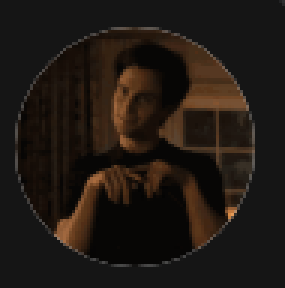
#> input picture players/alien.png, 95 x 96 px, given in place of 9players.png, which was not available (shown 3 times larger)
$ python utils.py
#> lines starting #> are read from the running program, lines starting #| are printed output that depends on the picture; after the words box and inside, x2 and y2 are one past the last pixel; in counts of white or black regions, pixels touching at a corner belong together; pictures that were not available may be replaced by others from this repository, and a replacement may not be noted
from PIL import Image
from collections import deque
from math import sqrt
import os

neighbor4 = [(-1, 0), (1, 0), (0, 1), (0, -1)]
IMAGE_MAX = 255
MAX_PLAYERS = 15

"""
Shifts all pixels in the image by offset (new = old + offset)
"""
def shift(image: Image.Image, offset: int = -1, cut_max = True):
    image = image.copy()
    for y in range(image.height):
        for x in range(image.width):
            image.putpixel((x, y), min(254 if cut_max else 255, max(0, image.getpixel((x, y)) + offset)))

    return image


"""
Fills all the pixels of color 'expected' (with a +- 'tolerance') with 'substitute' color, adds all filled pixels into 'background' list
"""
def flood_fill(image: Image.Image, x: int, y: int, expected: int, substitute: int, tolerance: int, background: list[tuple[int, int]]) -> Image.Image | None:
    image = image.copy()
    q = deque()

    if image.getpixel((x, y)) >= expected + tolerance or image.getpixel((x, y)) <= expected - tolerance:
        expected = image.getpixel((x, y))

    if expected <= substitute + tolerance and expected >= substitute - tolerance:
        return image

    q.append((x, y))
    background.append((x, y))
    image.putpixel((x, y), substitute)

    while len(q) > 0:
        (curr_x, curr_y) = q.pop()
        for (ix, iy) in neighbor4:
            if curr_x + ix < 0 or curr_x + ix >= image.width or curr_y + iy < 0 or curr_y + iy >= image.height:
                continue
            if image.getpixel((curr_x + ix, curr_y + iy)) < expected + tolerance and image.getpixel((curr_x + ix, curr_y + iy)) > expected - tolerance:
                q.append((curr_x + ix, curr_y + iy))
                background.append((curr_x + ix, curr_y + iy))
                image.putpixel((curr_x + ix, curr_y + iy), substitute)
    return image


"""
Erosion operation with circular convolution kernel of 'radius'
"""
def erode(image: Image.Image, radius: int):
    image_copy = image.copy()
    for y in range(image.height):
        for x in range(image.width):
            for iy in range(-radius, radius + 1):
                for ix in range(-radius, radius + 1):
                    if sqrt(iy * iy + ix * ix) >= radius:
                        continue
                    if (x + ix) >= 0 and (x + ix) < image.width and (y + iy) < image.height and (y + iy) >= 0 and \
                            image.getpixel((x + ix, y + iy)) == 255:
                        image_copy.putpixel((x, y), 255)
    return image_copy

"""
Close operation with circular convolution kernel of 'radius'
"""
def morf_close(image: Image.Image, radius: int):
    image_copy = image.copy()
    for y in range(image.height):
        for x in range(image.width):
            min_pix_val = 255
            for iy in range(-radius, radius + 1):
                for ix in range(-radius, radius + 1):
                    if sqrt(iy * iy + ix * ix) >= radius:
                        continue
                    if (x + ix) >= 0 and (x + ix) < image.width and (y + iy) < image.height and (y + iy) >= 0:
                        min_pix_val = min(image.getpixel((x + ix, y + iy)), min_pix_val)
            image_copy.putpixel((x, y), min_pix_val)
    return image_copy


"""
floods a 4-connected section, returns bounding box
"""
def analyze_section_bounding_box(image: Image.Image, x: int, y: int, section_index: int) -> tuple[tuple[int, int]]:
    max_x = x
    min_x = x
    max_y = y
    min_y = y
    q = deque()
    q.append((x, y))
    image.putpixel((x, y), section_index)
    while len(q) > 0:
        (curr_x, curr_y) = q.pop()
        for (ix, iy) in neighbor4:
            if curr_x + ix < 0 or curr_x + ix >= image.width or curr_y + iy < 0 or curr_y + iy >= image.height:
                continue
            if image.getpixel((curr_x + ix, curr_y + iy)) != 255 and image.getpixel((curr_x + ix, curr_y + iy)) > MAX_PLAYERS:
                q.append((curr_x + ix, curr_y + iy))
                max_x = max(max_x, curr_x + ix)
                min_x = min(min_x, curr_x + ix)
                max_y = max(max_y, curr_y + iy)
                min_y = min(min_y, curr_y + iy)
                image.putpixel((curr_x + ix, curr_y + iy), section_index)
    return ((min_x, min_y), (max_x, max_y))


"""
Explores the whole image, looking for unexplored sections, returns list of bounding boxes
"""
def bounding_boxes(image: Image.Image, top_left: tuple[int, int] = (0, 0), bottom_right: tuple[int, int] | None = None, background: int = 255) -> list[tuple[tuple[int, int]]]:
    if not bottom_right:
        bottom_right = (image.width - 1, image.height - 1)
    image = shift(image, MAX_PLAYERS, False)
    bbs: list[tuple[tuple[int, int]]] = []
    for y in range(top_left[1], bottom_right[1]):
        for x in range(top_left[0], bottom_right[0]):
            if (image.getpixel((x, y)) != background and image.getpixel((x, y)) > MAX_PLAYERS):
                bbs.append(analyze_section_bounding_box(image, x, y, len(bbs)))
                # will pop if the bb is around a small artifact
                if abs(bbs[-1][0][0] - bbs[-1][1][0]) * abs(bbs[-1][0][1] - bbs[-1][1][1]) < 30:
                    bbs.pop()
    return bbs


"""
Checks whether there is a winning configuration (5 green squares) in a section
"""
def check_section_win(image: Image.Image, bot_right: tuple[int, int], top_left: tuple[int, int], green_to_grey: int = 115):
    for y in range(bot_right[1], top_left[1] - 1, -1):
        green_chunks = 0
        inside_span = 0
        for x in range(top_left[0], bot_right[0] + 1):
            if image.getpixel((x, y)) == 115:
                inside_span += 1
            else:
                if inside_span > 5:
                    green_chunks += 1
                inside_span = 0
        if green_chunks >= 5:
            return True
    return False


"""
gets the center of an object
"""
def roundness(image: Image.Image, bot_right: tuple[int, int], top_left: tuple[int, int], section_index):
    sum_x = 0
    sum_y = 0
    count = 0
    edges = []
    for y in range(bot_right[1], top_left[1] - 1, -1):
        for x in range(top_left[0], bot_right[0] + 1):
            if image.getpixel((x, y)) != 255:
                sum_x += x
                sum_y += y
                count += 1
                edge = False
                for (ix, iy) in neighbor4:
                    if x + ix < 0 or x + ix >= image.width or y + iy < 0 or y + iy >= image.height:
                        continue
                    if image.getpixel((x + ix, y + iy)) != image.getpixel((x, y)):
                        edge = True
                if edge:
                    edges.append((x, y))

    center = (sum_x / count, sum_y / count)

    max_dist = 0
    min_dist = 10000
    for edge_pixel in edges:
        dist = (edge_pixel[0] - center[0]) ** 2 + (edge_pixel[1] - center[1]) ** 2
        max_dist = max(max_dist, dist)
        min_dist = min(min_dist, dist)

    return min_dist / max_dist


def get_pixel_stats(image: Image.Image, pixels: list[tuple[int, int]]):
    red = 0
    green = 0
    blue = 0
    im_c = image.convert("L")
    im: Image.Image = image.convert("RGB")
    for pixel in pixels:
        r, g, b = im.getpixel(pixel)
        red += r
        green += g
        blue += b
        im_c.putpixel((pixel[0], pixel[1]), 100)
    red /= len(pixels)
    green /= len(pixels)
    blue /= len(pixels)

    return red, green, blue


def get_pfp_pixels(image: Image.Image, bot_right: tuple[int, int], top_left: tuple[int, int]) -> list[tuple[int, int]]:
    image = image.copy()
    image = flood_fill(image, bot_right[0] - 20, bot_right[1] - 2, 30, 255, 1, [])
    image = erode(image, 3)
    image = morf_close(image, 5)
    for y in range(image.height):
        for x in range(image.width):
            if image.getpixel((x, y)) != 255:
                image.putpixel((x, y), 100)
    bbs = bounding_boxes(image, top_left, bot_right)
    max_round = (0, bbs[0])
    for bb in bbs:
        r = roundness(image, bb[1], bb[0], 0)
        if r > max_round[0]:
            max_round = (r, bb)
    pfp_pixels = []
    for y in range(max_round[1][0][1], max_round[1][1][1] + 1):
        for x in range(max_round[1][0][0], max_round[1][1][0] + 1):
            if image.getpixel((x, y)) != 255:
                pfp_pixels.append((x, y))
    # [4 lines of commented-out code are left out]

    return pfp_pixels


def get_players_pixel_stats():
    player_pfp_stats: dict[str: tuple[float, float, float]] = {}
    path = './players/'
    files = os.listdir(path)

    # Print the files
    for file in files:
        # print(f"started {file}")
        im_orig = Image.open(path + file)
        im = im_orig.convert("L")
        im = shift(im)
        im = flood_fill(im, 0, 0, 20, 255, 1, [])
        im_copy = im.copy()
        bbs = bounding_boxes(im_copy)
        player_pfp_stats[file] = get_pixel_stats(im_orig, get_pfp_pixels(im, bbs[0][1], bbs[0][0]))
        print(f"'{file}': {player_pfp_stats[file]},")
    return player_pfp_stats

def match_similar_pfp(players_pfp_stats: dict[str: tuple[float, float, float]], to_match: tuple[float, float, float]):
    best_guess = ("Unknown", 999999999)
    for name, (r, g, b) in players_pfp_stats.items():
        # print(f"'{name}'= ({r}, {g}, {b})")
        diff = (to_match[0] - r) ** 2 + (to_match[1] - g) ** 2 + (to_match[2] - b) ** 2
        if diff < best_guess[1]:
            best_guess = name, diff
    return best_guess


if __name__ == "__main__":
    # computes the color characteristics of pfps in players dir
    # players_pfp_stats = get_players_pixel_stats()

    players_pfp_stats = {
        'vojto.png': (133.94788506157417, 147.28466892736034, 132.4917008745315),
        'dart.png': (90.25311475409836, 85.65803278688524, 84.5583606557377),
        'kalista.png': (68.59580224645404, 60.30564893006477, 60.482413708288924),
        'codee.png': (128.39014813492773, 100.0146350169552, 47.477244333392825),
        'honza.png': (6.854538956397427, 4.610257326661902, 23.32880629020729),
        'dacia.png': (162.96234160271283, 161.2764590398001, 138.93842584329823),
        'alien.png': (37.858724772280766, 26.381496695838543, 17.59385604572245),
        'techno.png': (127.09064830751578, 174.90549954921727, 186.597983771822),
        'joy.png': (210.96698197394252, 183.62216669641265, 181.03551668748884)
    }

    im_orig = Image.open("9players.png")
#> im_orig is the input picture: PIL image 95x96 RGBA; mean R, G, B, A 31.4, 24.3, 18.9, 255
    im = im_orig.convert("L")
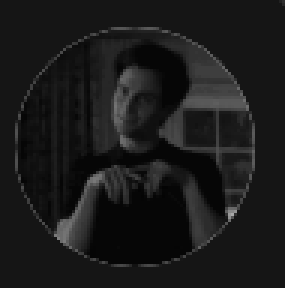
#> im: PIL image 95x96 L (shown 3 times larger); min 4, max 169, mean 25.8
    im = shift(im)
    im = flood_fill(im, 0, 0, 20, 255, 1, [])
#> after the loop in flood_fill, `while len(q) > 0:`:
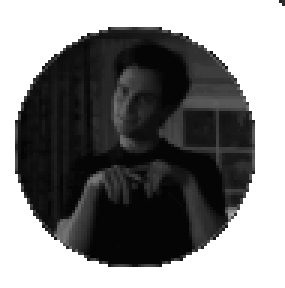
#> image: PIL image 95x96 L (shown 3 times larger); min 3, max 255, mean 127.5
#> after the loop in flood_fill, `while len(q) > 0:`: background = 3986 pairs, first value 0 to 94, second value 0 to 95
    im = erode(im, 3)
#> after the loop in erode, `for y in range(image.height):`:
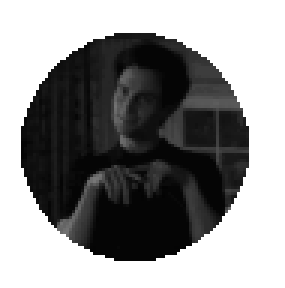
#> image_copy: PIL image 95x96 L (shown 3 times larger); min 3, max 255, mean 142
    im_copy = im.copy()
    bbs = bounding_boxes(im_copy)
#> after the loop in bounding_boxes, `for y in range(top_left[1], bottom_right[1]):`:
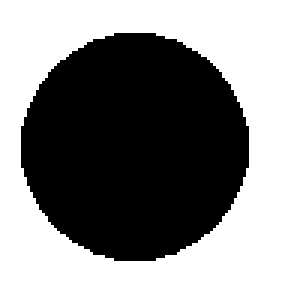
#> image: PIL image 95x96 L (shown 3 times larger); 50.6% white; 1 black region, box (x1, y1, x2, y2) and area: (7, 11, 83, 87) 4507
#> after the loop in bounding_boxes, `for y in range(top_left[1], bottom_right[1]):`: bbs = [((7, 11), (82, 86))]
#> bbs = [((7, 11), (82, 86))]
    for bb in bbs:
        win = check_section_win(im, bb[1], bb[0])
        stats = get_pixel_stats(im_orig, get_pfp_pixels(im, bb[1], bb[0]))
        print(f"{match_similar_pfp(players_pfp_stats, stats)[0][:-4]} " + ("SOLVED" if win else "NOT solved"))
#> this loop made 1 pass
#> (bb, win) on pass 1: (((7, 11), (82, 86)), False)
#| alien NOT solved
#> pass 1, in get_pfp_pixels, `image = erode(image, 3)`:
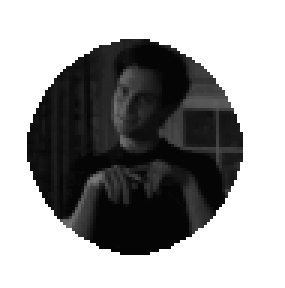
#> image: PIL image 95x96 L (shown 3 times larger); min 3, max 255, mean 156.6
#> pass 1, in get_pfp_pixels, `image = morf_close(image, 5)`:
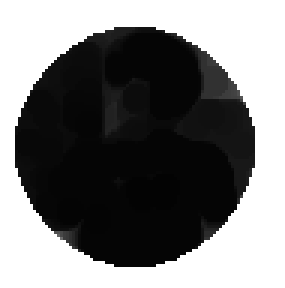
#> image: PIL image 95x96 L (shown 3 times larger); min 3, max 255, mean 122.5
#> pass 1, in shift (call 3), `image = image.copy()`:
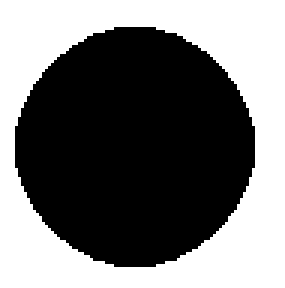
#> image: PIL image 95x96 L (shown 3 times larger); values 100 (black) and 255 (white), 45.8% white; 1 white region, box (x1, y1, x2, y2) and area: (0, 0, 95, 96) 4177
